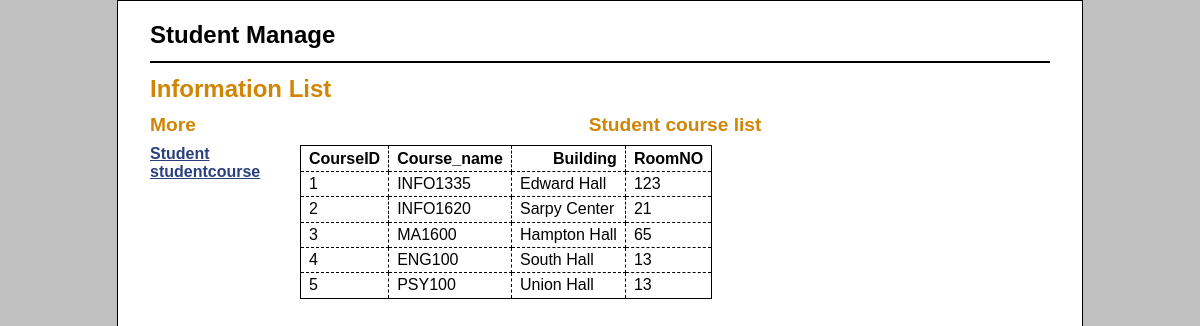
The page /course.php on the database its author committed.
### tables this page shows
CREATE TABLE `Courses` (
  `courseID` int,
  `courseName` varchar(25),
  `building` varchar(25),
  `roomNo` int,
  CONSTRAINT Courses_PK PRIMARY KEY (courseID)
);

### course.php (the view, shortened to what this page needs)
<?php
require('db.php');
try{
$qry = 'SELECT * from Courses ORDER BY courseID';
$statement = $db->prepare($qry);
$statement->execute();
$course = $statement->fetchAll();
}
catch(PDOException $e) {
        include('db_error.php');
    exit();
}
?>
<!DOCTYPE html>
<html>
<head>
    <link rel="stylesheet" type="text/css" href="main.css" />
</head>
<body>
<header><h1>Student  Manage</h1></header>
<main>
    <h1>Information List</h1>
    <aside>
        <h2>More</h2>
        <nav>
        <ul>
        <li><a href="index.php"> Student </a>
           <a href="studentcourse.php">studentcourse </a></li>
        </ul>
        </nav>
</aside>
        <h2 class="head">Student course list </h2>
        <table>
            <tr>
                <th>CourseID</th>
                <th>Course_name</th>
                <th class="right">Building</th>
                <th>RoomNO</th>
            </tr>
            <?php foreach($course as $c) : ?>
    <tr>
        <td><?php echo $c['courseID']; ?></td>
        <td><?php echo $c['courseName']; ?></td>
        <td><?php echo $c['building']; ?></td>
        <td><?php echo $c['roomNo']; ?></td>
</tr>
<?php endforeach; ?>
    </table>
    </main>
</body>
</html>

### main.css (style rules this page uses)
html { background-color: rgb(192, 192, 192); }
body { margin-top: 0; font-family: Arial, Helvetica, sans-serif; width: 900px; margin: 0 auto; background-color: white; border: 1px solid black; padding: .5em 2em; height: 760px; }
header { margin: 0; border-bottom: 2px solid black; }
header h1 { margin: 0; padding: .5em 0; color: black; }
main { margin: 0; }
aside { float: left; width: 150px; }
nav ul { list-style-type: none; margin-left: 0; padding-left: 0; }
nav ul li { padding-bottom: 0.5em; }
h1 { font-size: 150%; margin: 0; padding: .5em 0 .25em; }
h2 { font-size: 120%; margin: 0; padding: .25em 0 .5em; }
h1, h2 { color: rgb(208, 133, 4); }
ul { margin: 0 0 1em 0; padding: 0 0 0 2.5em; }
li { margin: 0; padding: 0; }
a { color: rgb(41, 64, 124); font-weight: bold; }
table { border: 1px solid black; border-collapse: collapse; }
td, th { border: 1px dashed black; padding: .2em .5em .2em .5em; vertical-align: top; text-align: left; }
.right { text-align: right; }
.head { text-align: center; }

### rows shown on the page
courses: courseID "1", courseName "INFO1335", building "Edward Hall", roomNo "123"
courses: courseID "2", courseName "INFO1620", building "Sarpy Center", roomNo "21"
courses: courseID "3", courseName "MA1600", building "Hampton Hall", roomNo "65"
courses: courseID "4", courseName "ENG100", building "South Hall", roomNo "13"
courses: courseID "5", courseName "PSY100", building "Union Hall", roomNo "13"
